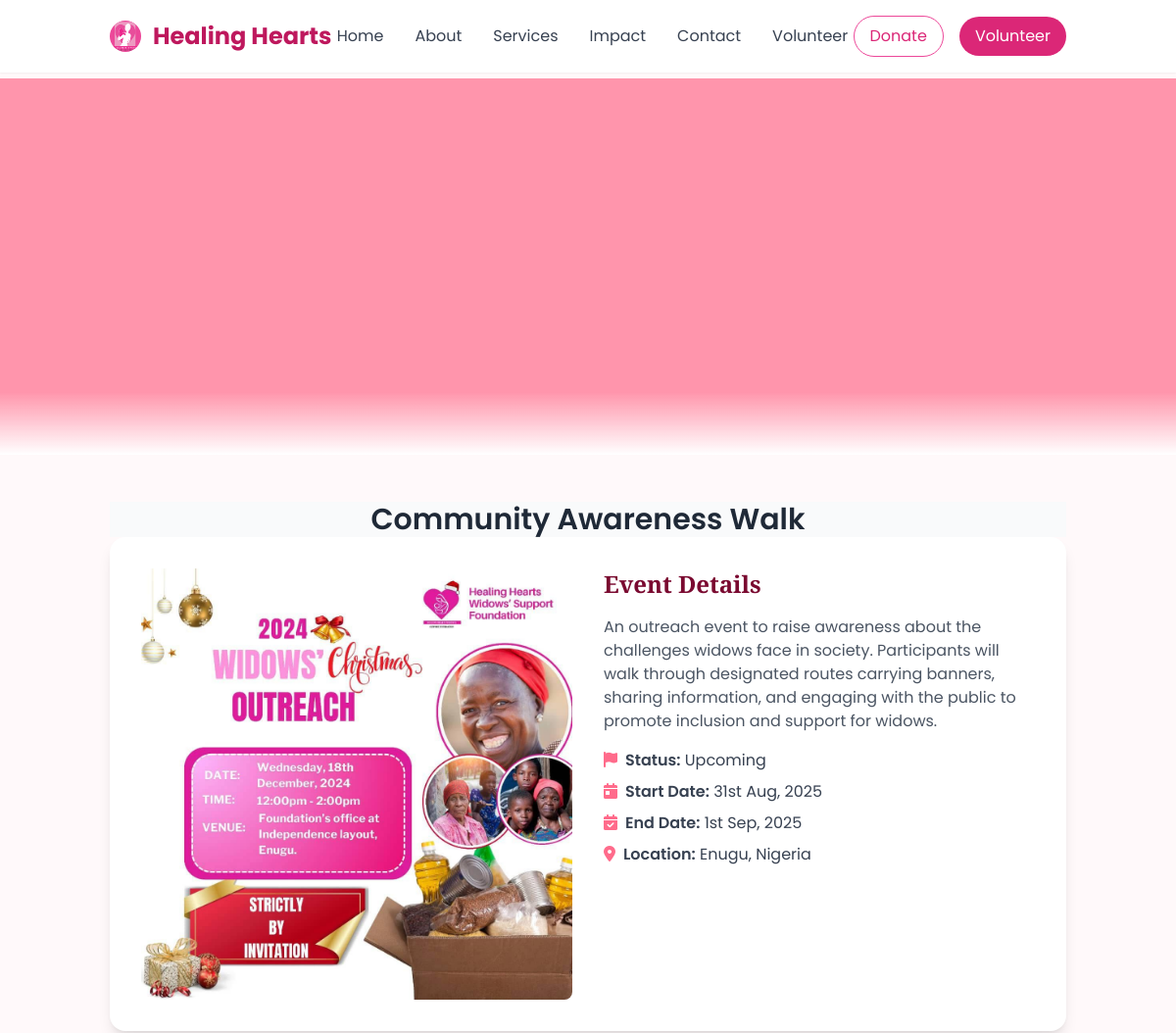
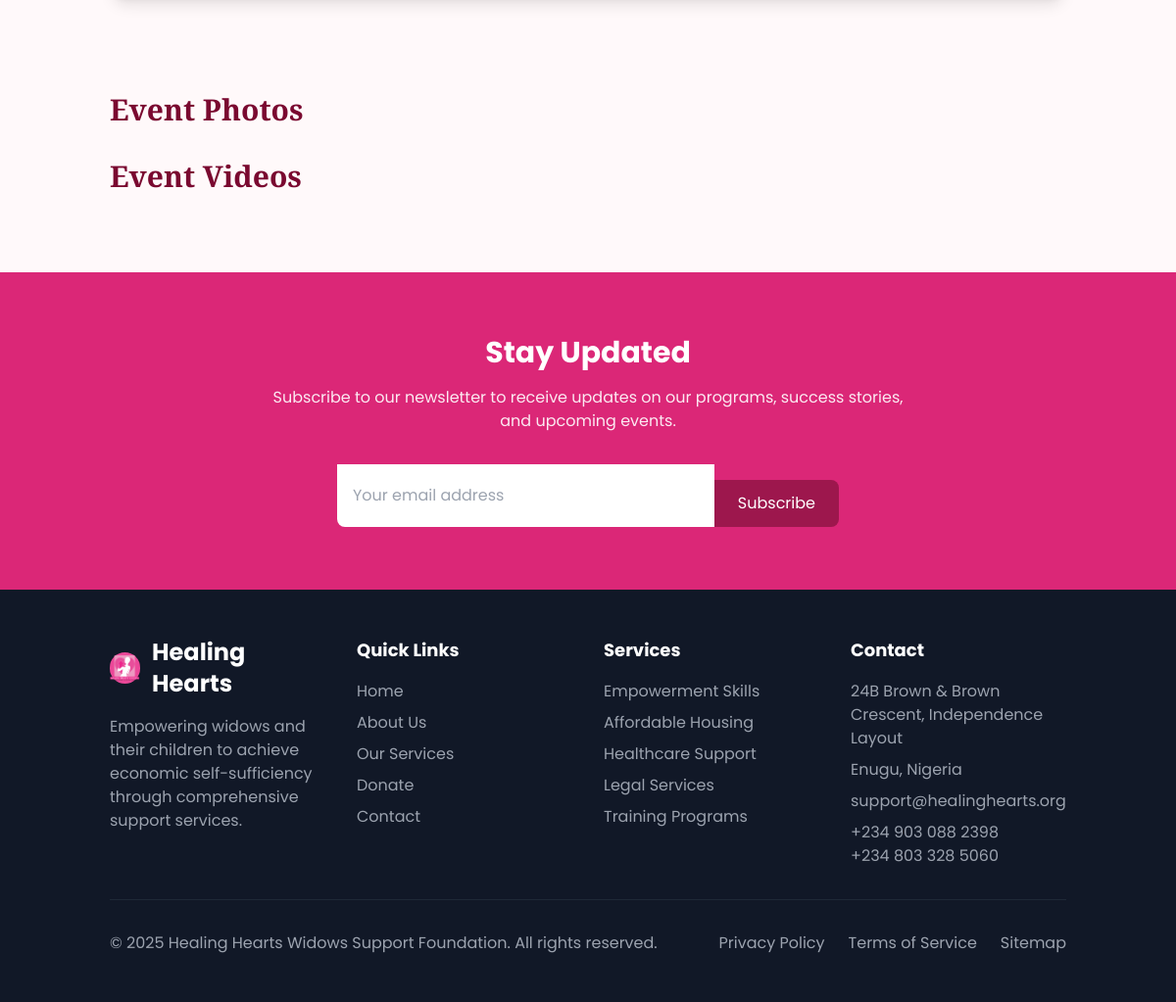
Screenshot of /event-detail.php?title=Community Awareness Walk with the database file from the repository (2 pictures, top to bottom).
### tables this page shows
CREATE TABLE IF NOT EXISTS `event` (
  `id` int NOT NULL AUTO_INCREMENT,
  `title` varchar(45) NOT NULL,
  `description` text NOT NULL,
  `banner` varchar(65) NOT NULL,
  `status` varchar(25) NOT NULL DEFAULT 'upcoming',
  `startDate` timestamp NOT NULL,
  `endDate` timestamp NOT NULL,
  PRIMARY KEY (`id`)
);

### event-detail.php (the view, shortened to what this page needs)
<?php
    include_once 'inc/database.php';
    $title = $_GET['title'];
     $sql = 'SELECT * FROM event WHERE title = :title';
    $stmt = $pdo->prepare($sql);
    $stmt->execute(['title' => $title]);
    $row = $stmt->fetch();
    $originalStart = $row -> startDate;
    $originalEnd = $row -> endDate;
    $dateStart = new DateTime($originalStart);
    $dateEnd = new DateTime($originalEnd);
    $formattedStartDate = $dateStart->format('jS M, Y');
    $formattedEndDate = $dateEnd->format('jS M, Y');
?>
<!DOCTYPE html>
<html lang="en">
<head>
    <script src="https://cdn.tailwindcss.com"></script>
    <link rel="stylesheet" href="https://cdnjs.cloudflare.com/ajax/libs/font-awesome/6.4.0/css/all.min.css">
</head>
<body class="text-gray-700">
    <header class="fixed top-0 left-0 w-full z-40 bg-white/90 backdrop-blur-md shadow-sm">
        <div class="container mx-auto px-6 py-4">
            <div class="flex items-center justify-between">
                <a href="#" class="flex items-center">
                    <img src="logo.png" alt="logo"
                        class="mr-3 h-8 w-8 rounded-full bg-pink-500 flex items-center justify-center text-white font-bold">
                    <span class="text-2xl font-bold text-pink-700 font-playfair">Healing Hearts</span>
                </a>
                <div class="hidden md:flex space-x-8">
                    <a href="index" class="text-gray-700 hover:text-pink-600 transition">Home</a>
                    <a href="about" class="text-gray-700 hover:text-pink-600 transition">About</a>
                    <a href="services" class="text-gray-700 hover:text-pink-600 transition">Services</a>
                    <a href="impact" class="text-gray-700 hover:text-pink-600 transition">Impact</a>
                    <a href="contact" class="text-gray-700 hover:text-pink-600 transition">Contact</a>
                    <a href="volunteer" class="text-gray-700 hover:text-pink-600 transition">Volunteer</a>
                </div>
                <div class="hidden md:flex items-center space-x-4">
                    <a href="index#donate"
                        class="px-4 py-2 border border-pink-500 text-pink-600 rounded-full hover:bg-pink-50 transition">Donate</a>
                    <a href="volunteer"
                        class="px-4 py-2 bg-pink-600 text-white rounded-full hover:bg-pink-700 transition">Volunteer</a>
                </div>
            </div>
        </div>
    </header>
    <div class="h-20"></div>
    <section class="relative h-96">
        <div class="absolute inset-0 bg-primary opacity-70"></div>
        <div class="relative z-10 h-full flex items-center justify-center text-center px-4">
        </div>
        <div class="absolute bottom-0 left-0 right-0 h-16 bg-gradient-to-t from-white to-transparent"></div>
    </section>
    <section class="container mx-auto px-6 py-12 select-text">
        <div class="flex justify-center items-center bg-gray-50">
            <h2 class="text-3xl font-semibold text-gray-800">
                <?php echo htmlspecialchars($title); ?>
            </h2>
        </div>
        <div class="bg-white rounded-2xl shadow-lg p-8 md:flex md:space-x-8 card-hover">
            <div class="md:w-1/2 flex justify-center items-center">
                <img src="admin/<?php echo $row-> banner ?>" alt="Event Banner"
                    class="rounded-lg w-full h-auto object-contain">
            </div>
            <div class="md:w-1/2 mt-6 md:mt-0">
                <h2 class="text-2xl font-bold text-dark heading-font mb-4">Event Details</h2>
                <p class="text-gray-600 mb-4">
                    <?php echo $row-> description ?>
                </p>
                <ul class="space-y-2 text-gray-700">
                    <li><i class="fas fa-flag text-primary mr-2"></i><span class="font-semibold">Status:</span>
                        <?php echo $row-> status ?>
                    </li>
                    <li><i class="fas fa-calendar-day text-primary mr-2"></i><span class="font-semibold">Start
                            Date:</span>
                        <?php echo $formattedStartDate ?>
                    </li>
                    <li><i class="fas fa-calendar-check text-primary mr-2"></i><span class="font-semibold">End
                            Date:</span>
                        <?php echo $formattedEndDate ?>
                    </li>
                    <li><i class="fas fa-map-marker-alt text-primary mr-2"></i><span
                            class="font-semibold">Location:</span>
                        Enugu, Nigeria
                    </li>
                </ul>
            </div>
        </div>
    </section>
    <section class="container mx-auto px-6 py-12">
        <h2 class="text-3xl font-bold text-dark heading-font mb-8">Event Photos</h2>
        <h2 class="text-3xl font-bold text-dark heading-font mb-8">Event Videos</h2>
    </section>
    <section class="py-16 bg-pink-600">
        <div class="container mx-auto px-6 text-center">
            <h2 class="text-2xl md:text-3xl font-bold text-white mb-4 font-playfair">
                Stay Updated
            </h2>
            <p class="text-white/90 max-w-2xl mx-auto mb-8">
                Subscribe to our newsletter to receive updates on our programs,
                success stories, and upcoming events.
            </p>
            <div class="max-w-lg mx-auto flex flex-col sm:flex-row">
                <input type="email" placeholder="Your email address"
                    class="w-full sm:flex-1 py-3 px-4 rounded-t-lg sm:rounded-t-none sm:rounded-l-lg focus:outline-none focus:ring-2 focus:ring-pink-300" />
                <button
                    class="mt-4 bg-pink-800 text-white py-3 px-6 rounded-b-lg sm:rounded-b-none sm:rounded-r-lg hover:bg-pink-900 transition w-full sm:w-auto">
                    Subscribe
                </button>
            </div>
        </div>
    </section>
    <footer class="bg-gray-900 text-white py-12">
        <div class="container mx-auto px-6">
            <div class="grid grid-cols-1 md:grid-cols-2 lg:grid-cols-4 gap-8 mb-8">
                <div>
                    <div class="flex items-center mb-4">
                        <span
                            class="mr-3 h-8 w-8 rounded-full bg-pink-500 flex items-center justify-center text-white font-bold">
                            <img src="logo.png" alt="logo">
                        </span>
                        <span class="text-2xl font-bold text-white font-playfair">Healing Hearts</span>
                    </div>
                    <p class="text-gray-400">
                        Empowering widows and their children to achieve economic
                        self-sufficiency through comprehensive support services.
                    </p>
                </div>
                <div>
                    <h3 class="text-lg font-bold mb-4">Quick Links</h3>
                    <ul class="space-y-2">
                        <li>
                            <a href="index" class="text-gray-400 hover:text-white transition">Home</a>
                        </li>
                        <li>
                            <a href="about" class="text-gray-400 hover:text-white transition">About Us</a>
                        </li>
                        <li>
                            <a href="service" class="text-gray-400 hover:text-white transition">Our Services</a>
                        </li>
                        <li>
                            <a href="index#donate" class="text-gray-400 hover:text-white transition">Donate</a>
                        </li>
                        <li>
                            <a href="contact" class="text-gray-400 hover:text-white transition">Contact</a>
                        </li>
                    </ul>
                </div>
                <div>
                    <h3 class="text-lg font-bold mb-4">Services</h3>
                    <ul class="space-y-2">
                        <li>
                            <a href="#" class="text-gray-400 hover:text-white transition">Empowerment Skills</a>
                        </li>
                        <li>
                            <a href="#" class="text-gray-400 hover:text-white transition">Affordable Housing</a>
                        </li>
                        <li>
                            <a href="#" class="text-gray-400 hover:text-white transition">Healthcare Support</a>
                        </li>
                        <li>
                            <a href="#" class="text-gray-400 hover:text-white transition">Legal Services</a>
                        </li>
                        <li>
                            <a href="#" class="text-gray-400 hover:text-white transition">Training Programs</a>
                        </li>
                    </ul>
                </div>
                <div>
                    <h3 class="text-lg font-bold mb-4">Contact</h3>
                    <address class="not-italic text-gray-400">
                        <p class="mb-2">24B Brown & Brown Crescent, Independence Layout </p>
                        <p class="mb-2">Enugu, Nigeria</p>
                        <p class="mb-2">support@healinghearts.org</p>
                        <p>+234 903 088 2398</p>
                        <p>+234 803 328 5060</p>
                    </address>
                </div>
            </div>
            <div class="pt-8 border-t border-gray-800 flex flex-col md:flex-row justify-between items-center">
                <p class="text-gray-400 mb-4 md:mb-0">
                    © 2025 Healing Hearts Widows Support Foundation. All rights
                    reserved.
                </p>
                <div class="flex space-x-6">
                    <a href="#" class="text-gray-400 hover:text-white transition">Privacy Policy</a>
                    <a href="#" class="text-gray-400 hover:text-white transition">Terms of Service</a>
                    <a href="#" class="text-gray-400 hover:text-white transition">Sitemap</a>
                </div>
            </div>
        </div>
    </footer>
</body>
</html>

### event-detail.php (style rules this page uses)
body { font-family: 'Poppins', sans-serif; background-color: #fff9fa; }
.heading-font { font-family: 'Playfair Display', serif; }

### rows the page displays
event: banner (picture), description "An outreach event to raise awareness about the challenges widows face in society. Participants will walk through designated routes carrying banners, sharing information, and engaging with the public to promote inclusion and support for widows.", status "Upcoming", startDate "31st Aug, 2025", endDate "1st Sep, 2025"

### other values shown
$title "Community Awareness Walk"
